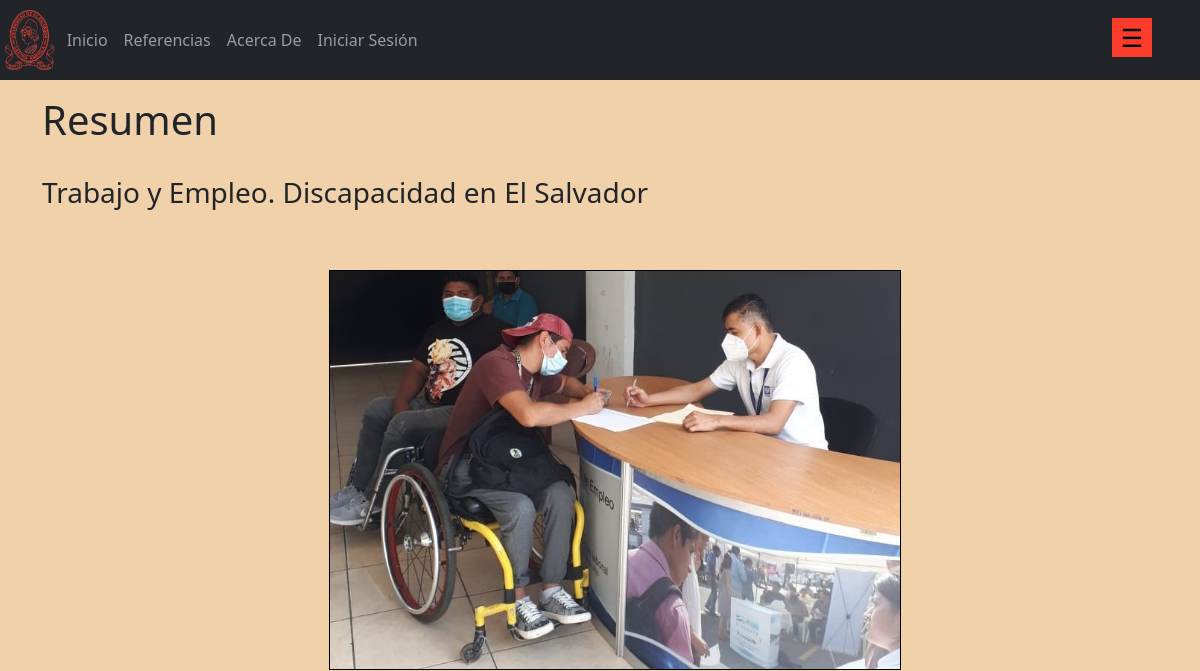
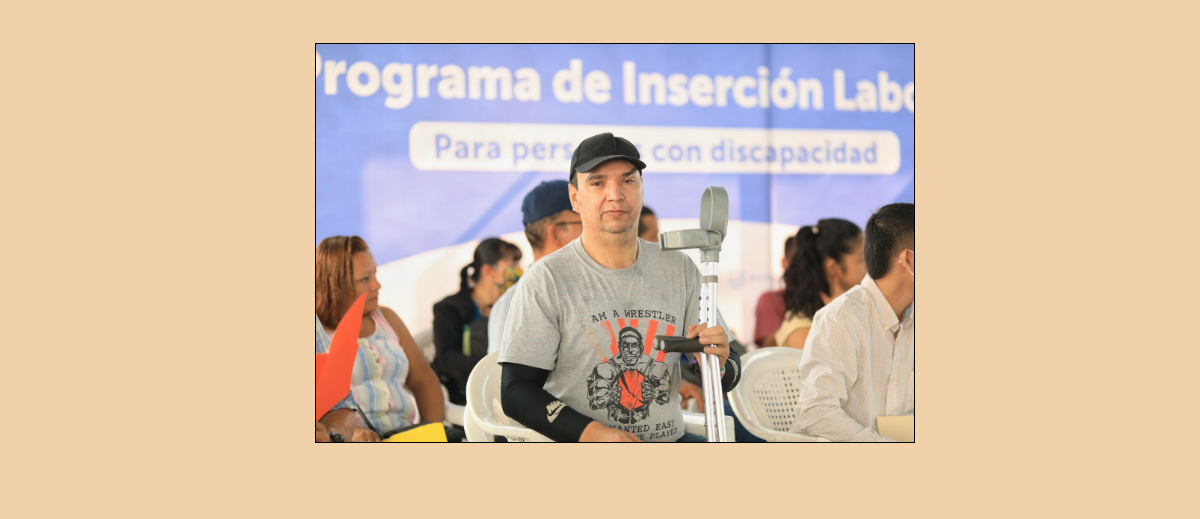
The page /trabajo/trabajo (upper part) on the database as committed earlier (2 pictures, top to bottom).
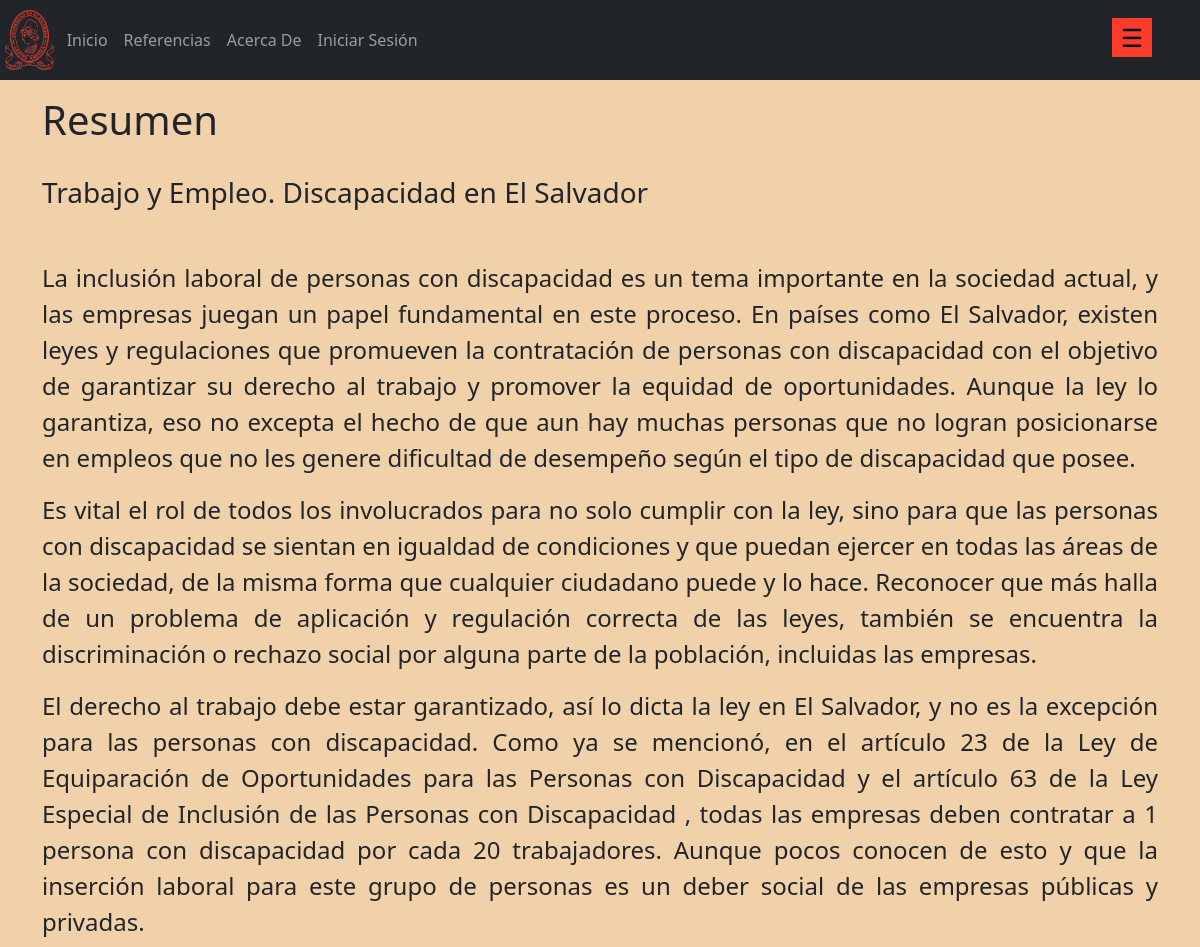
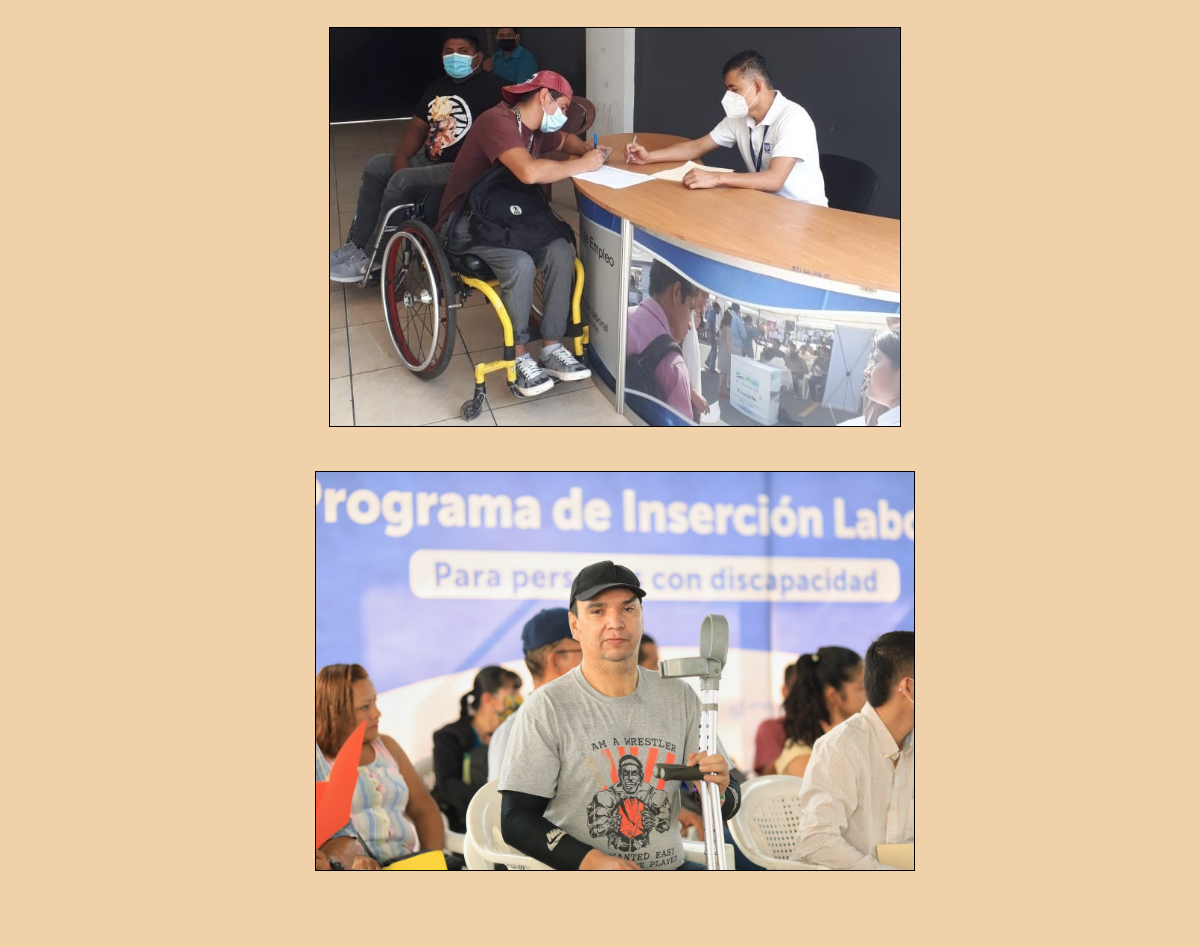
The same page on the database as committed later (2 pictures, top to bottom).
### aplicaciones/trabajo/models.py (models this page shows)
class resumen(models.Model):
    resumen = models.TextField()
    class Meta:
        verbose_name_plural = "Resumen"

### aplicaciones/trabajo/views.py (the view)
def tablas(request):
    tUrbano = tablaEncuestaUrbana.objects.all().order_by('id')
    tRural = tablaEncuestaRural.objects.all().order_by('id')
    tdiscapacidad = tablaTipoDiscapacidad.objects.all().order_by('id')
    tcategoria = tablaCategoria.objects.all().order_by('id')
    resumenn = resumen.objects.all().order_by('id')
    analisiss = analisis.objects.all()
    tnivel = tablaNivel.objects.all().order_by('id')
    return render(request, 'trabajo/trabajo.html', {
        'tUrbano': tUrbano,
        'tRural': tRural,
        'tdiscapacidad': tdiscapacidad,
        'tcategoria':tcategoria,
        'resumen': resumenn,
        'analisis': analisiss,
        'tnivel':tnivel,
    })

### templates/trabajo/trabajo.html (shortened to what this page needs)
{% extends 'layout/base.html' %}
{% load static  %}
{% block content %}
<h1 class="titulo1">Resumen</h1>
<h3 style="margin-bottom: 50px;">Trabajo y Empleo. Discapacidad en El Salvador</h3>
{% for b in resumen %}
    <p class="justificado" style="font-size: x-large;">
         {{ b.resumen }}
    </p>
{% endfor %}
<div class="prueba">
    <div class="uno">
        <img src="{% static 'img/img1-resumen-T.jpg'%}" />
    </div>
</div>
<div class="prueba">
    <div class="dos">
        <img src="{% static 'img/img2-resumen-T.jpg'%}" />
    </div>
</div>
<br>
 {% endblock content %}

### templates/layout/base.html (shortened to what this page needs)
{% load static %}
<!DOCTYPE html>
<html lang="en">
  <head>
    <link href="{% static 'fontawesomefree/css/fontawesome.css' %}" rel="stylesheet" type="text/css">
    <link href="{% static 'fontawesomefree/css/brands.css' %}" rel="stylesheet" type="text/css">
    <link href="{% static 'fontawesomefree/css/solid.css' %}" rel="stylesheet" type="text/css">
    <link
      href="https://cdn.jsdelivr.net/npm/bootstrap@5.3.0-alpha3/dist/css/bootstrap.min.css"
      rel="stylesheet"
    />
    <link
      rel="stylesheet"
      type="text/css"
      href="{% static 'css/sidebar.css' %}"
    />
    <link
      rel="stylesheet"
      type="text/css"
      href="{% static 'css/referencia.css' %}"
    />
    <link
      rel="stylesheet"
      type="text/css"
      href="{% static 'css/acerca.css' %}"
    />
  </head>
  <body>
    <header>
      {% include 'layout/_navbar.html' %}
      <div class="toggle-btn">
        <span>&#9776;</span>
      </div>
    </header>
    <main id="main">
      <div class="content container">{% block content %}{% endblock %}</div>
    </main>
  </body>
</html>

### templates/layout/_navbar.html
{% load static %}
<nav class="navbar navbar-expand-sm bg-dark navbar-dark header">
   <div class="toggle-btn">
    <span>&#9776;</span>
  </div>
  <a href="https://www.ues.edu.sv">
    <img src="{% static 'img/ues-logo.png'%}" "width="70" height="60">
  </a>
    <ul class="navbar-nav">
      <li class="nav-item active">
        <a class="nav-link" href="{% url 'inicio' %}">Inicio</a>
      </li>
      <li class="nav-item">
        <a class="nav-link" href="{% url 'referencia' %}">Referencias</a>
      </li>
      <li class="nav-item">
        <a class="nav-link" href="{% url 'acerca_de' %}">Acerca De</a>
      </li>
      <li class="nav-item dropdown">
        {% if request.user.is_authenticated %}
        <a class="nav-link dropdown-toggle" href="" role="button" data-bs-toggle="dropdown" aria-expanded="false">
          {{ request.user.username }}
        </a>
        <ul class="dropdown-menu dropdown-menu-start">
          <li><a class="dropdown-item" href="/admin/">Perfil</a></li>
          <li><hr class="dropdown-divider"></li>
          <li><a class="dropdown-item" href="/admin/logout/">Cerrar Sesión</a></li>
        </ul>
      </li>
      {% else %}
      <a class="nav-link" href="/admin/" role="button">
        Iniciar Sesión
      </a>
        {% endif %}
    </ul>
</nav>

### templates/layout/_sidebar.html (shortened to what this page needs)
{% load static %}

### static/css/sidebar.css (style rules this page uses)
* { margin: 0; padding: 0; }
img { z-index: -1; }
#main { margin-top: 10vh; }
.header { position: fixed; top: 0; left: 0; width: 100%; height: 10vh; z-index: 1; }
.toggle-btn { position: fixed; top: 1.1rem; right: 3rem; cursor: pointer; }
.toggle-btn span { display: block; width: 40px; text-align: center; font-size: 25px; border: 1px solid #fc3c2b; color: #000; background-color: #fc3c2b; }

### static/css/referencia.css (style rules this page uses)
.prueba { width: 100%; height: 100%; margin: 1.5rem 15px; padding: 10px 0; display: flex; flex-direction: row; align-items: center; justify-content: center; }
.prueba img { width: 100%; height: 100%; max-width: 600px; max-height: 400px; border: 0.5px solid black; }
.titulo1 { margin: 6rem 0 2rem 0; }
.justificado { text-align: justify; }

### templates/layout/base.html (style rules this page uses)
body { background-color:rgb(240, 209, 169); }

Rows that differ between the two databases and show on the page:
added resumen: resumen "La inclusión laboral de personas con discapacidad es un tema importante en la sociedad actual, y las empresas juegan un papel fundamental en este proceso. En países como El Salvador, existen leyes y regulaciones que promueven la contratación de personas con discapacidad con el objetivo de garantizar su derecho al trabajo y promover la equidad de oportunidades. Aunque la ley lo garantiza, eso no excepta el hecho de que aun hay muchas personas que no logran posicionarse en empleos que no les genere dificultad de desempeño según el tipo de discapacidad que posee."
added resumen: resumen "Es vital el rol de todos los involucrados para no solo cumplir con la ley, sino para que las personas con discapacidad se sientan en igualdad de condiciones y que puedan ejercer en todas las áreas de la sociedad, de la misma forma que cualquier ciudadano puede y lo hace. Reconocer que más halla de un problema de aplicación y regulación correcta de las leyes, también se encuentra la discriminación o rechazo social por alguna parte de la población, incluidas las empresas."
added resumen: resumen "El derecho al trabajo debe estar garantizado, así lo dicta la ley en El Salvador, y no es la excepción para las personas con discapacidad. Como ya se mencionó, en el artículo 23 de la Ley de Equiparación de Oportunidades para las Personas con Discapacidad y el artículo 63 de la Ley Especial de Inclusión de las Personas con Discapacidad , todas las empresas deben contratar a 1 persona con discapacidad por cada 20 trabajadores. Aunque pocos conocen de esto y que la inserción laboral para este grupo de personas es un deber social de las empresas públicas y privadas."
